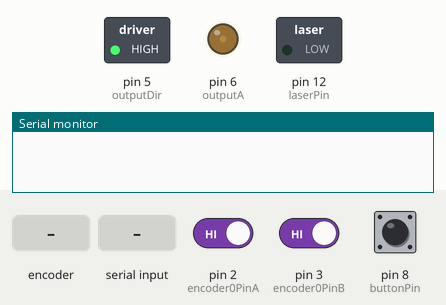
Bench run of a sketch on a simulated Arduino Uno, built with avr-gcc and run on an emulated ATmega328P. Shown: switched loads named in the sketch (green lamp = pin HIGH), output pins drawn as LEDs (lit = HIGH), the last lines printed to the serial monitor. The test bench sets the inputs (shaded band); at power-on: pin 2 (encoder0PinA) HIGH, pin 3 (encoder0PinB) HIGH, pin 8 (buttonPin) LOW.

Above: at 1.2 s.
1.3 s: rotary encoder on pin 2 (encoder0PinA) / pin 3 (encoder0PinB) turned 1 step (first pin leading)
At 1.8 s:
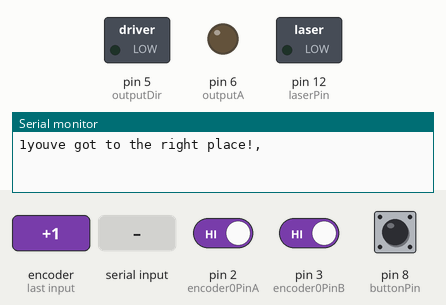
3.0 s: "90,45\n" received over Serial
At 4.0 s:
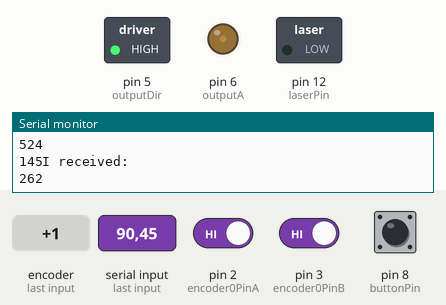
Timing chart, 0 to 6.0 s (numbered marks = the images above; inputs shaded):
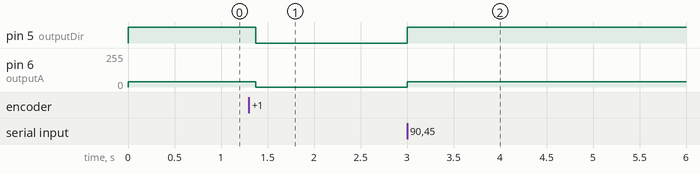

The sketch:

move_no_base.ino
```cpp
#define outputA 6
#define outputDir 5
#define buttonPin 8
#define laserPin 12
#define baseencoder0Pos 0;
int encoder0PinA = 2;
int encoder0PinB = 3;
//bool agneler(int input, bool clockwise ) {
//  loop(input,clockwise);
//}
double ratio = 5.825;
volatile int encoder0Pos = baseencoder0Pos;
volatile int encoder0PinALast = LOW;
volatile int n = LOW;
int valNew = 0;
int valOld = 0;
volatile int m = LOW;
int angle=0;
bool stop = false;
bool clockwise = true;
//bool clockwise = false;
int maxx = angle;
int minn = -angle;
int buttonState = 0;
int max_vel = 40;
bool last_dir = clockwise;
int backlash = 7;
bool dironpush = clockwise;
bool right = false;
bool left = false;
int absmax = 360*ratio +50;
int absmin = -1*50;
void CountA()
{
  n = digitalRead(encoder0PinA);
  if ((encoder0PinALast == LOW) && (n == HIGH)) {
    if (m == LOW) {                                 // m == direction
      encoder0Pos--;
    }
    else {
      encoder0Pos++;
    }
  }
}
void StateB()
{
  m = digitalRead(encoder0PinB);
}
void setup()
{
  //attach to pins
  pinMode (encoder0PinA,INPUT);
  pinMode (encoder0PinB,INPUT);
  pinMode(outputA,OUTPUT);
  pinMode(outputDir,OUTPUT);
  pinMode(buttonPin,INPUT);
  pinMode(laserPin,OUTPUT);
  Serial.begin (2000000);

  attachInterrupt(1, CountA, CHANGE);
  attachInterrupt(0, StateB, FALLING);

}

void loop()
{
    digitalWrite(laserPin,LOW); //laser Works all time long

    //get the angle from the user.
    if (Serial.available() > 1) {
        stop = false;
        int angle1 = Serial.parseInt();
        Serial.print(Serial.available());
        //int angle2 = Serial.parseInt();
        //there's an option for resolution improvement
        //angle = (angle1*256 + angle2)%1024 -512;

        angle = angle1;
        Serial.print(angle);
        angle *= ratio;
        Serial.println("I received: ");
        clockwise = true;
        if (angle < 0) {
          clockwise = false;
          angle = -angle;
        }
        if(last_dir != clockwise)
        {
          angle += backlash;
          Serial.print("in");
        }
        maxx = encoder0Pos + angle;
        minn = encoder0Pos - angle;
        Serial.println(angle, DEC);
    }

    // move clockwise
    if(clockwise && !stop)
    {
    analogWrite(outputA, max_vel); // Send PWM signal to L298N Enable pin
    digitalWrite(outputDir, HIGH);   // turn the motor dir
    }
    // move unclockwise
    if(!clockwise && !stop)
    {
    analogWrite(outputA, max_vel);
    digitalWrite(outputDir, LOW);   // turn the motor dir
    }

    //check for the button
    buttonState = digitalRead(buttonPin);
    if (buttonState == HIGH) {
    if(last_dir != clockwise){
    encoder0Pos = 0;
    }
    if(!right&& !left)
    {
    if(clockwise)
      right = true;
    else
      left = true;
    }
    }
    else
    {
      right = left = false;
    }
    last_dir = clockwise;

    encoder0PinALast = n;
    valNew = encoder0Pos;
    if (valNew != valOld) {
      Serial.print (encoder0Pos, DEC);
    //Serial.print ("--");
    //if((encoder0Pos > absmax && clockwise)|| (encoder0Pos < absmin && !clockwise))
    //{
    //  Serial.print("I think you totally hegzamta");
    //  stopp();
    //}
    // if I got to the right place
    if((encoder0Pos > maxx && clockwise) || (encoder0Pos< minn && !clockwise ))
    {
      Serial.print("youve got to the right place!");
      stopp();
    }

    if((clockwise && right)||(!clockwise && left))
    {
      Serial.print("this is illegitimate dir");
      stopp();
    }

      Serial.print (",");
      valOld = valNew;
    }
}

int stopp()
{
        digitalWrite(outputA, LOW);   // turn the motor off
        digitalWrite(outputDir, LOW);   // turn the motor off
        stop = true;
        return 0;
}
```

Measured:
- after the input at 1.3 s, pin 5 (outputDir): HIGH → LOW after 0.08 s; pin 6 (outputA): 40/255 → 0/255 after 0.08 s
- after the input at 3.0 s, pin 5 (outputDir): LOW → HIGH at once; pin 6 (outputA): 0/255 → 40/255 at once
